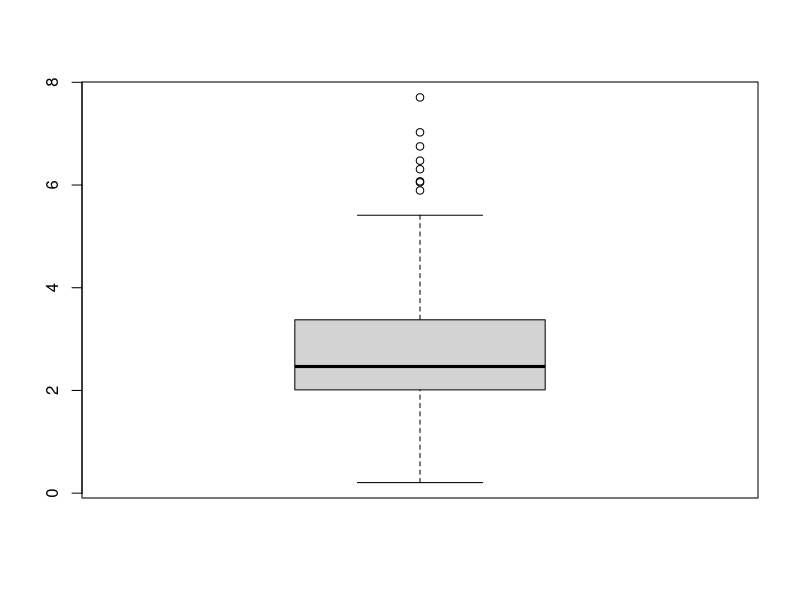
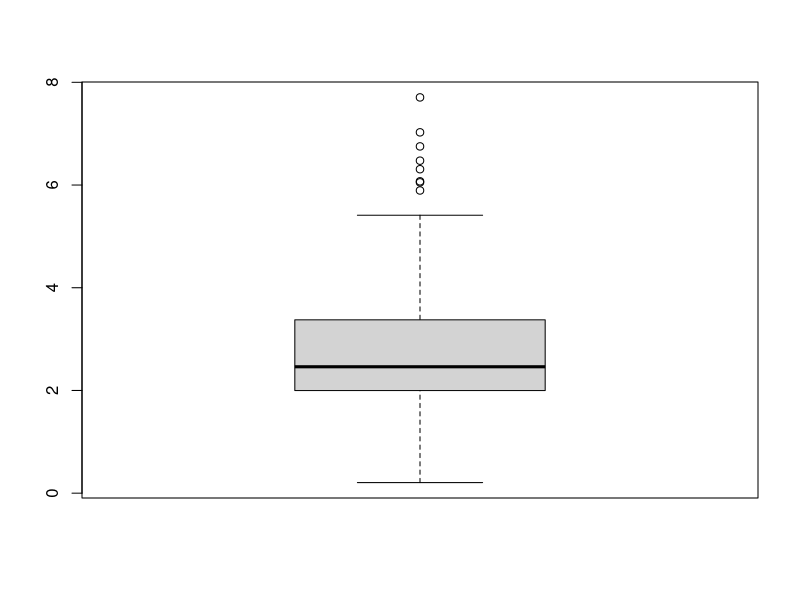

The R source for these figures, in order:
## ---- chunk 1
setwd("~/Dropbox/Sync/Research-Projects/Courses/tutorial/")
## ---- chunk 2
person <- c("Matteo","Jhon", "Alice","Maria") #Vector of person names
age <- c(18, NA, 22,15) #Vector of person ages
gender <- c("M","M","F","F")
df1 <- data.frame(person, age, gender) #Create the dataframe with the vecto data
## ---- chunk 3
head(df1)
summary(df1)
## ---- chunk 4
person <- c("Matteo","Jhon", "Alice","Maria") #Vector of person names
country <- c("IT","US","US","SP")
df2 <- data.frame(person, country) #Create the dataframe with the vecto data
head(df2)
summary(df2)
## ---- chunk 5
df <- merge(df1, df2, by = "person")
head(df)
## ---- chunk 6
df$person
#OR
df[,"person"]
## ---- chunk 7
table(df$gender)
## ---- chunk 8
#head(df)
df$age[is.na(df$age)] <- mean(df$age)
head(df)
## ---- chunk 9
df$age[is.na(df$age)] <- mean(df$age, na.rm = TRUE)
head(df)
## ---- chunk 10
df$age <- round(df$age,0)
head(df)
## ---- chunk 11
df[1:2,]
## ---- chunk 12
df[c(1,3),]
## ---- chunk 13
df[c(1,3),c(1,3)]
## ---- chunk 14
df[which(df$gender=='F'),]
df[df$gender=='F',]
df[df["gender"]=='F',]
## ---- chunk 15
write.csv(df, file = "test_df.csv")
## ---- chunk 16
df <- read.csv("household_power_consumption.txt", sep = ';', na.strings = '?', header = T)

## ---- chunk 17
head(df)
summary(df)
dim(df) #dimensions of the dataset rows x columns
names(df) ##see the column names of the dataframe
## ---- chunk 18
boxplot(df$Global_active_power)
## ---- chunk 19
names(df) <- c("date","time", "active_power", "reactive_power", "Voltage", "intensity", "Sub_met_1", "Sub_met_2", "Sub_met_3")
head(df)
## ---- chunk 20
length(unique(df$date))
## ---- chunk 21
dim(df[duplicated(df), ])
dup_df <- df[duplicated(df), ]
write.csv(dup_df, file="duplicates.csv")
df <- df[!duplicated(df), ]
dim(dup_df)
dim(df)
## ---- chunk 22
head(complete.cases(df))
dim(df[!complete.cases(df),]) ##NOTE THE "!" that means NOT
## ---- chunk 23
df_withoutna <- df[complete.cases(df),] ##keep just complete records
## ---- chunk 24
dim(df) ##Original datasets
dim(df[!complete.cases(df),]) ##records containing NAs
dim(df_withoutna) ##new datasets without NAs
## ---- chunk 25

##The as.POSIXct functions convert the time object to the class used to represent times in R
##df_withoutna$month add a column month to the dataframe
df_withoutna$date <- as.POSIXct(df_withoutna$date, format = "%d/%m/%Y")

##add a field/column called month to the dataframe (remember that now we are working on the new dataframe "df_withoutna")
df_withoutna$month <- format(as.POSIXlt(df_withoutna$date), "%Y-%m") 

#print an overview of the dataset
head(df_withoutna)
## ---- chunk 26
avg_active_power_xmonth <-  aggregate(active_power ~ month , df_withoutna, FUN=mean)
head(avg_active_power_xmonth)
## ---- chunk 27
meas_xmonth <-  aggregate(date ~ month , df_withoutna, FUN=length)
names(meas_xmonth) <- c("month","meas_count")
head(meas_xmonth)
## ---- chunk 28
avg_active_power_xmonth <-  avg_active_power_xmonth[order(avg_active_power_xmonth$active_power),]
head(avg_active_power_xmonth)
## ---- chunk 29
avg_active_power_xmonth <-  avg_active_power_xmonth[order(-avg_active_power_xmonth$active_power),]
head(avg_active_power_xmonth)
## ---- chunk 30
boxplot(df_withoutna$active_power)
